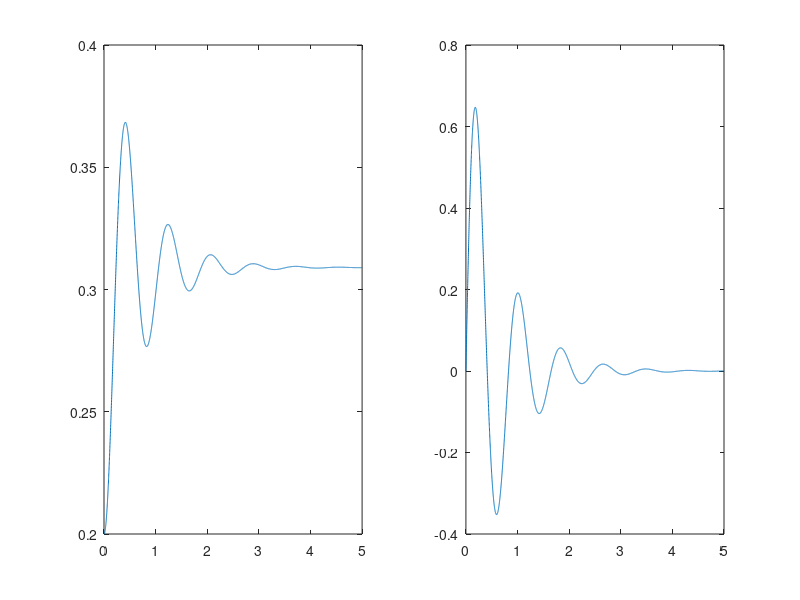

Here is the MATLAB script that generated this plot:
clc; clear all; close all;

m1 = 100; % kg
m2 = 200; % kg

g = 9.81; % m/s^2

L0 = 200/1000; % m
k = 18*10^3; % N/m

b = 900; % N*s/m

x = 200/1000; % m
xDot = 0; % m/s

t = 0; % init time
dt = 10^-3; % time step
idx = 1; % init index
simTime = 5; % s, simulation time

m_eff = m1+m2; % calculate m_eff outside the loop

while t <= simTime

    delta = x-L0;
    deltaDot = xDot;
    Fk = delta*k;
    Fb = deltaDot*b;
    F_eff = -(-Fk-Fb+m2*g);

    xDotDot = -F_eff/m_eff;
    
    timePlot(idx) = t;
    xPlot(idx) = x;
    xDotPlot(idx) = xDot;
    
    x = x+xDot*dt;
    xDot = xDot+xDotDot*dt;
    
    t = t+dt;
    idx=idx+1;

end

subplot(1,2,1)
plot(timePlot, xPlot)
xlim([0 simTime])
subplot(1,2,2)
plot(timePlot, xDotPlot)
xlim([0 simTime])


